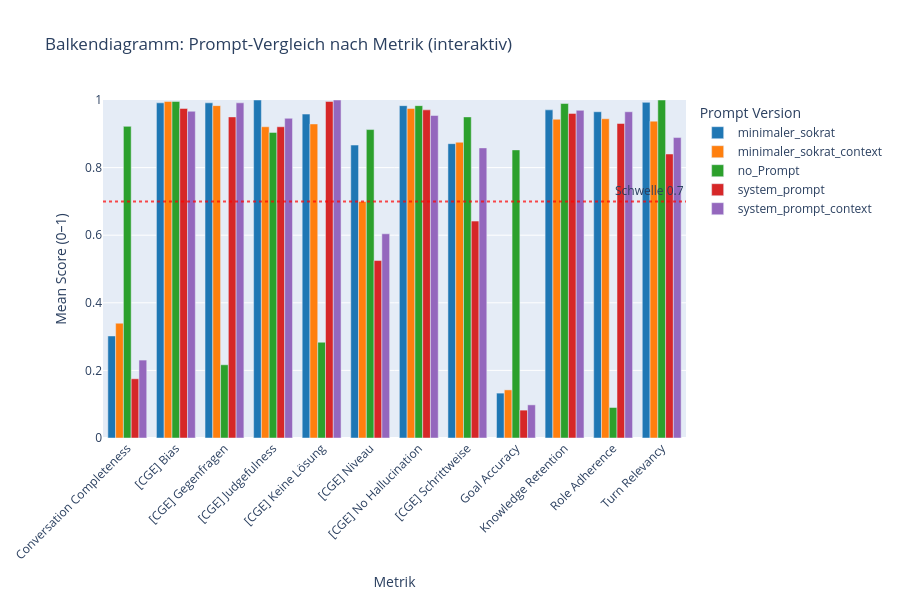

The notebook cell saved with this chart:
### Markdown cell above
## Plotly balkendiagramm

### Code cell
import plotly.express as px

fig = px.bar(
    df_agg,
    x="metric_clean",
    y="mean_score",
    color="prompt_version",
    barmode="group",
    color_discrete_map=farben_dict,
    title="Balkendiagramm: Prompt-Vergleich nach Metrik (interaktiv)",
    labels={
        "metric_clean"  : "Metrik",
        "mean_score"    : "Mean Score (0–1)",
        "prompt_version": "Prompt Version"
    },
    hover_data={"mean_score": ":.2f"}
)

fig.update_layout(
    xaxis_tickangle=-45,
    height=600,
    legend=dict(title="Prompt Version"),
    yaxis=dict(range=[0, 1]),
)

# Referenzlinie bei 0.5
fig.add_hline(
    y=0.7,
    line_dash="dot",
    line_color="red",
    opacity=0.7,
    annotation_text="Schwelle 0.7",
    annotation_position="top right"
)

fig.show()
fig.write_html("balken_interaktiv.html")

### Figure 1 — Plotly figure (JSON) as saved in the notebook; plotly's stock layout.template omitted (floating-point values rounded to 4 significant figures)
{"data": [{"alignmentgroup": "True", "hovertemplate": "Prompt Version=minimaler_sokrat<br>Metrik=%{x}<br>Mean Score (0–1)=%{y:.2f}<extra></extra>", "legendgroup": "minimaler_sokrat", "marker": {"color": "#1f77b4", "pattern": {"shape": ""}}, "name": "minimaler_sokrat", "offsetgroup": "minimaler_sokrat", "orientation": "v", "showlegend": true, "textposition": "auto", "type": "bar", "x": ["Conversation Completeness", "[CGE] Bias", "[CGE] Gegenfragen", "[CGE] Judgefulness", "[CGE] Keine Lösung", "[CGE] Niveau", "[CGE] No Hallucination", "[CGE] Schrittweise", "Goal Accuracy", "Knowledge Retention", "Role Adherence", "Turn Relevancy"], "xaxis": "x", "y": [0.3019, 0.9917, 0.9917, 1.0, 0.9583, 0.8667, 0.9833, 0.8708, 0.1328, 0.9708, 0.9653, 0.9931], "yaxis": "y"}, {"alignmentgroup": "True", "hovertemplate": "Prompt Version=minimaler_sokrat_context<br>Metrik=%{x}<br>Mean Score (0–1)=%{y:.2f}<extra></extra>", "legendgroup": "minimaler_sokrat_context", "marker": {"color": "#ff7f0e", "pattern": {"shape": ""}}, "name": "minimaler_sokrat_context", "offsetgroup": "minimaler_sokrat_context", "orientation": "v", "showlegend": true, "textposition": "auto", "type": "bar", "x": ["Conversation Completeness", "[CGE] Bias", "[CGE] Gegenfragen", "[CGE] Judgefulness", "[CGE] Keine Lösung", "[CGE] Niveau", "[CGE] No Hallucination", "[CGE] Schrittweise", "Goal Accuracy", "Knowledge Retention", "Role Adherence", "Turn Relevancy"], "xaxis": "x", "y": [0.3397, 0.9958, 0.9833, 0.9208, 0.9292, 0.7, 0.975, 0.875, 0.1424, 0.9431, 0.9444, 0.9375], "yaxis": "y"}, {"alignmentgroup": "True", "hovertemplate": "Prompt Version=no_Prompt<br>Metrik=%{x}<br>Mean Score (0–1)=%{y:.2f}<extra></extra>", "legendgroup": "no_Prompt", "marker": {"color": "#2ca02c", "pattern": {"shape": ""}}, "name": "no_Prompt", "offsetgroup": "no_Prompt", "orientation": "v", "showlegend": true, "textposition": "auto", "type": "bar", "x": ["Conversation Completeness", "[CGE] Bias", "[CGE] Gegenfragen", "[CGE] Judgefulness", "[CGE] Keine Lösung", "[CGE] Niveau", "[CGE] No Hallucination", "[CGE] Schrittweise", "Goal Accuracy", "Knowledge Retention", "Role Adherence", "Turn Relevancy"], "xaxis": "x", "y": [0.922, 0.9958, 0.2167, 0.9042, 0.2833, 0.9125, 0.9833, 0.95, 0.8524, 0.9896, 0.09028, 1.0], "yaxis": "y"}, {"alignmentgroup": "True", "hovertemplate": "Prompt Version=system_prompt<br>Metrik=%{x}<br>Mean Score (0–1)=%{y:.2f}<extra></extra>", "legendgroup": "system_prompt", "marker": {"color": "#d62728", "pattern": {"shape": ""}}, "name": "system_prompt", "offsetgroup": "system_prompt", "orientation": "v", "showlegend": true, "textposition": "auto", "type": "bar", "x": ["Conversation Completeness", "[CGE] Bias", "[CGE] Gegenfragen", "[CGE] Judgefulness", "[CGE] Keine Lösung", "[CGE] Niveau", "[CGE] No Hallucination", "[CGE] Schrittweise", "Goal Accuracy", "Knowledge Retention", "Role Adherence", "Turn Relevancy"], "xaxis": "x", "y": [0.1752, 0.975, 0.95, 0.9208, 0.9958, 0.525, 0.9708, 0.6417, 0.08247, 0.9604, 0.9306, 0.8403], "yaxis": "y"}, {"alignmentgroup": "True", "hovertemplate": "Prompt Version=system_prompt_context<br>Metrik=%{x}<br>Mean Score (0–1)=%{y:.2f}<extra></extra>", "legendgroup": "system_prompt_context", "marker": {"color": "#9467bd", "pattern": {"shape": ""}}, "name": "system_prompt_context", "offsetgroup": "system_prompt_context", "orientation": "v", "showlegend": true, "textposition": "auto", "type": "bar", "x": ["Conversation Completeness", "[CGE] Bias", "[CGE] Gegenfragen", "[CGE] Judgefulness", "[CGE] Keine Lösung", "[CGE] Niveau", "[CGE] No Hallucination", "[CGE] Schrittweise", "Goal Accuracy", "Knowledge Retention", "Role Adherence", "Turn Relevancy"], "xaxis": "x", "y": [0.2306, 0.9667, 0.9917, 0.9458, 1.0, 0.6042, 0.9542, 0.8583, 0.09809, 0.9694, 0.9653, 0.8889], "yaxis": "y"}], "layout": {"annotations": [{"showarrow": false, "text": "Schwelle 0.7", "x": 1, "xanchor": "right", "xref": "x domain", "y": 0.7, "yanchor": "bottom", "yref": "y"}], "barmode": "group", "height": 600, "legend": {"title": {"text": "Prompt Version"}, "tracegroupgap": 0}, "shapes": [{"line": {"color": "red", "dash": "dot"}, "opacity": 0.7, "type": "line", "x0": 0, "x1": 1, "xref": "x domain", "y0": 0.7, "y1": 0.7, "yref": "y"}], "title": {"text": "Balkendiagramm: Prompt-Vergleich nach Metrik (interaktiv)"}, "xaxis": {"anchor": "y", "domain": [0, 1], "tickangle": -45, "title": {"text": "Metrik"}}, "yaxis": {"anchor": "x", "domain": [0, 1], "range": [0, 1], "title": {"text": "Mean Score (0–1)"}}}}
